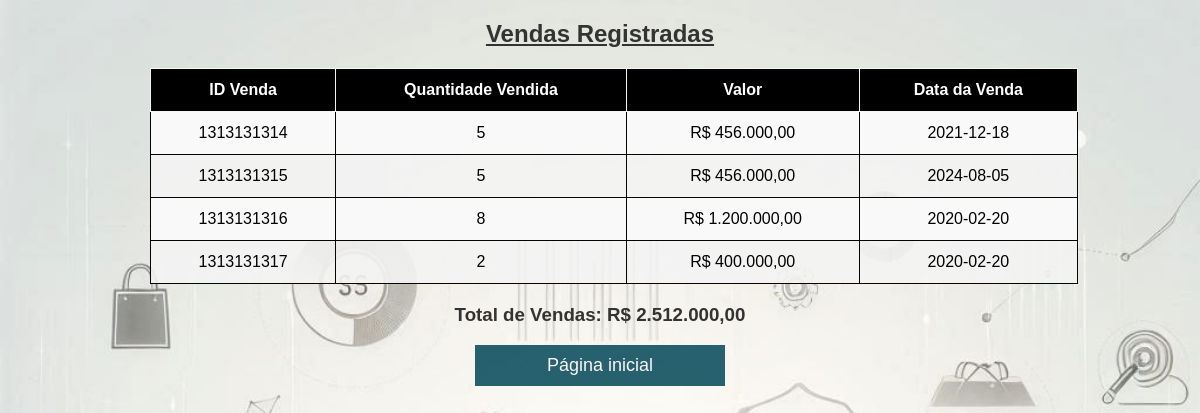
The page /pages/vendalst.php on the database its author committed.
### tables this page shows
CREATE TABLE `venda` (
  `id_venda` int(11) NOT NULL,
  `id_carro_venda` int(11) NOT NULL,
  `quantidade_venda` int(11) DEFAULT NULL,
  `data_venda` date DEFAULT NULL,
  `valor_venda` int(11) DEFAULT NULL
);

### pages/vendalst.php (the view, shortened to what this page needs)
<?php
$servername = "localhost";
$username = "root";
$password = "";
$dbname = "bd2";
$conn = new mysqli($servername, $username, $password, $dbname);
$sql = "SELECT id_venda, id_carro_venda, quantidade_venda, valor_venda, data_venda FROM venda";
$result = $conn->query($sql);
$total_vendas = 0;
if ($result->num_rows > 0) {
    echo "<h2>Vendas Registradas</h2>";
    echo "<table border='1'>
            <tr>
                <th>ID Venda</th>
                <th>Quantidade Vendida</th>
                <th>Valor</th>
                <th>Data da Venda</th>
            </tr>";
    while ($row = $result->fetch_assoc()) {
        echo "<tr>
                <td>" . $row["id_venda"] . "</td>
                <td>" . $row["quantidade_venda"] . "</td>
                <td>R$ " . number_format($row["valor_venda"], 2, ',', '.') . "</td>
                <td>" . $row["data_venda"] . "</td>
              </tr>";
        $total_vendas += $row["valor_venda"];
    }
    echo "</table>";
    echo "<h3>Total de Vendas: R$ " . number_format($total_vendas, 2, ',', '.') . "</h3>";
} else {
    echo "<h1>Nenhuma venda registrada.</h1>";
}
?>
<!DOCTYPE html>
<html lang="pt-br">
<head>
    <link rel="stylesheet" href="../css/vendalst.css">
</head>
<body>
    <div class="btn-container">
        <a href="venda.php" class="btn">Página inicial</a>
    </div>
</body>
</html>

### css/vendalst.css (style rules this page uses)
body { font-family: Arial, sans-serif; background-image: url('../imgs/24.jpg'); margin: 0; padding: 20px; background-color: #f4f4f4; background-size: cover; }
h2 { color: #333; text-align: center; text-decoration: underline; }
h3 { color: #333; text-align: center; }
table { width: 80%; border-collapse: collapse; background-color: #f4f4f4e1; margin: 20px 0; text-align: center; margin-left: 130px; }
th, td { border: 1px solid #000000fb; }
th, td { padding: 12px; text-align: center; }
th { background-color: #000000; text-align: center; border: 1px solid #f4f4f4; color: #ffffff; }
tr:nth-child(even) { background-color: #f9f9f9; }
.btn-container { text-align: center; }
.btn { color: #faf6f6; background-color: #024657d8; width: 230px; text-decoration: none; font-size: 18px; padding: 10px; display: inline-block; margin: 0 10px; }

### rows shown on the page
venda: id_venda "1313131314", quantidade_venda "5", valor_venda "456.000,00", data_venda "2021-12-18"
venda: id_venda "1313131315", quantidade_venda "5", valor_venda "456.000,00", data_venda "2024-08-05"
venda: id_venda "1313131316", quantidade_venda "8", valor_venda "1.200.000,00", data_venda "2020-02-20"
venda: id_venda "1313131317", quantidade_venda "2", valor_venda "400.000,00", data_venda "2020-02-20"

### other values the page prints
$total_vendas "2.512.000,00"
